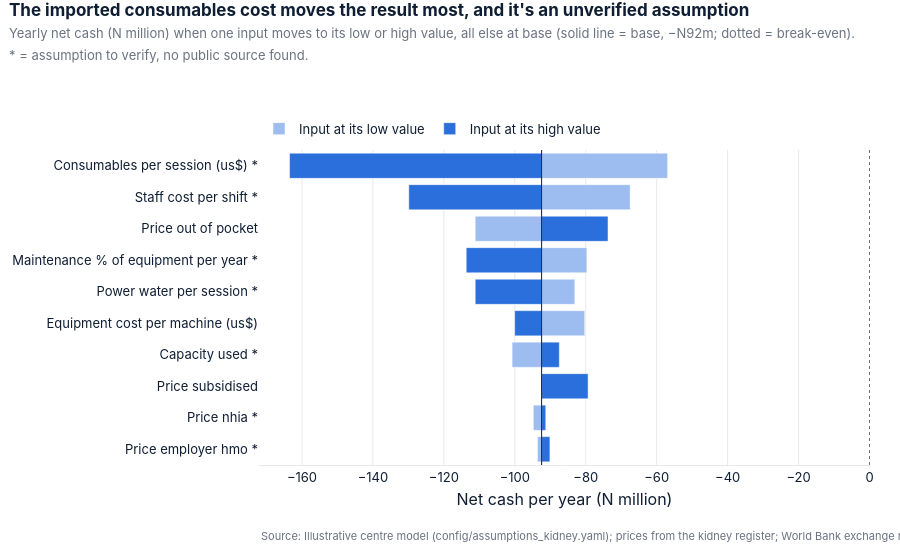

This figure's notebook cell:
### Markdown cell above
## 4. Which assumptions matter most?

The model is only as good as its inputs, and many are assumptions. This moves one input at a time
to its low and high value and shows how far yearly net cash moves. The longest bars are the
inputs an on-the-ground assessment should pin down first.

### Code cell
charts.centre_sensitivity(sens).show()

### Figure 1 — Plotly figure (JSON) as saved in the notebook; plotly's stock layout.template omitted (floating-point values rounded to 4 significant figures)
{"data": [{"base": -92.44, "customdata": [45000.0, 30000.0, 12000.0, 0.5, 20000.0, 4000.0, 0.07, 40000.0, 80000.0, 15.0], "hovertemplate": "%{y}<br>at %{customdata}: N%{x:,.0f}m a year<extra></extra>", "marker": {"color": "#9DBCF0"}, "name": "Input at its low value", "orientation": "h", "type": "bar", "x": [-1.17, -2.34, 0.0, -8.319, 12.15, 9.36, 12.75, -18.72, 24.96, 35.53], "y": ["Price employer hmo *", "Price nhia *", "Price subsidised", "Capacity used *", "Equipment cost per machine (us$)", "Power water per session *", "Maintenance % of equipment per year *", "Price out of pocket", "Staff cost per shift *", "Consumables per session (us$) *"]}, {"base": -92.44, "customdata": [60000.0, 45000.0, 40000.0, 0.9, 33000.0, 10000.0, 0.15, 50000.0, 180000.0, 30.0], "hovertemplate": "%{y}<br>at %{customdata}: N%{x:,.0f}m a year<extra></extra>", "marker": {"color": "#2A6FDB"}, "name": "Input at its high value", "orientation": "h", "type": "bar", "x": [2.34, 1.17, 13.1, 4.991, -7.592, -18.72, -21.26, 18.72, -37.44, -71.06], "y": ["Price employer hmo *", "Price nhia *", "Price subsidised", "Capacity used *", "Equipment cost per machine (us$)", "Power water per session *", "Maintenance % of equipment per year *", "Price out of pocket", "Staff cost per shift *", "Consumables per session (us$) *"]}], "layout": {"annotations": [{"font": {"color": "#6B7280", "size": 11}, "showarrow": false, "text": "Source: Illustrative centre model (config/assumptions_kidney.yaml); prices from the kidney register; World Bank exchange rate · Analysis: Freedom Oboh", "x": 0, "xanchor": "left", "xref": "paper", "y": 0, "yanchor": "top", "yref": "paper", "yshift": -62}], "barmode": "overlay", "font": {"color": "#0F1E33", "family": "Inter, Segoe UI, Arial, sans-serif", "size": 13}, "height": 560, "hoverlabel": {"bgcolor": "white", "font": {"color": "#0F1E33"}}, "legend": {"orientation": "h", "title": {}, "x": 0, "y": 1.02, "yanchor": "bottom"}, "margin": {"b": 95, "l": 20, "r": 30, "t": 150}, "paper_bgcolor": "white", "plot_bgcolor": "white", "shapes": [{"line": {"color": "#0F1E33", "width": 1}, "type": "line", "x0": -92.44, "x1": -92.44, "xref": "x", "y0": 0, "y1": 1, "yref": "y domain"}, {"line": {"color": "#6B7280", "dash": "dot", "width": 1}, "type": "line", "x0": 0, "x1": 0, "xref": "x", "y0": 0, "y1": 1, "yref": "y domain"}], "showlegend": true, "title": {"font": {"size": 17}, "pad": {"t": 16}, "text": "<b>The imported consumables cost moves the result most, and it's an unverified assumption</b><br><span style='font-size:13px;color:#6B7280'>Yearly net cash (N million) when one input moves to its low or high value, all else at base (solid line = base, −N92m; dotted = break-even).<br>* = assumption to verify, no public source found.</span>", "x": 0.01, "xanchor": "left", "y": 1, "yanchor": "top", "yref": "container"}, "xaxis": {"automargin": true, "gridcolor": "#E6E8EC", "linecolor": "#E6E8EC", "showgrid": true, "title": {"standoff": 10, "text": "Net cash per year (N million)"}, "zeroline": false}, "yaxis": {"automargin": true, "gridcolor": "#E6E8EC", "showgrid": false, "title": {"standoff": 10}, "zeroline": false}}}
